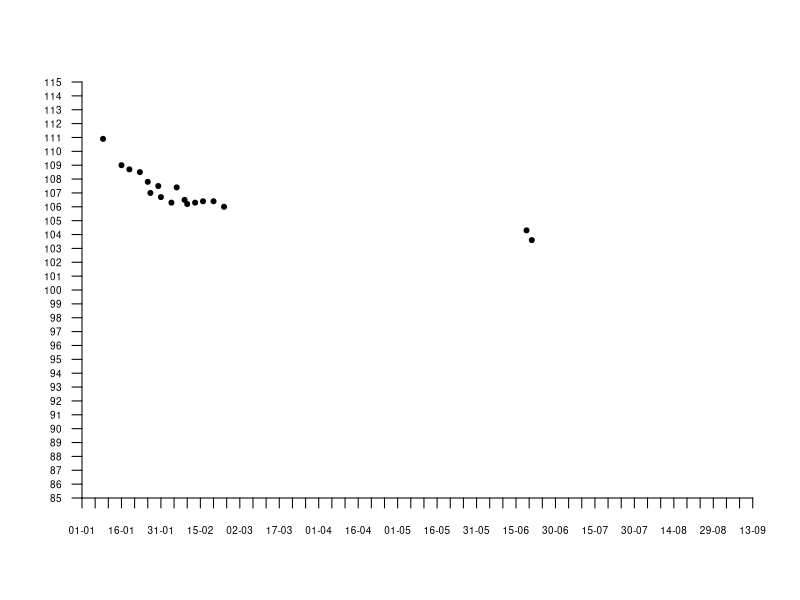

Recreate this plot in R.
dates <- as.Date(c("2017-01-09",
                   "2017-01-16",
                   "2017-01-19",
                   "2017-01-23",
                   "2017-01-26",
                   "2017-01-27",
                   "2017-01-30",
                   "2017-01-31",
                   "2017-02-04",
                   "2017-02-06",
                   "2017-02-09",
                   "2017-02-10",
                   "2017-02-13",
                   "2017-02-16",
                   "2017-02-20",
                   "2017-02-24"))

vals <- c(110.9,
          109.0,
          108.7,
          108.5,
          107.8,
          107.0,
          107.5,
          106.7,
          106.3,
          107.4,
          106.5,
          106.2,
          106.3,
          106.4,
          106.4,
          106.0)

plot(dates,
     vals,
     col="black",
     pch=20,
     #type="n",
     xaxt="n",
     yaxt="n",
     xaxs="i",
     yaxs="i",
     xlab="",
     ylab="",
     bty="n",
     ylim=c(85,115),
     xlim=as.Date(c("2017-01-01",
                    "2017-09-15")))

dates2 <- as.Date(c("2017-06-19",
                    "2017-06-21"))
vals2 <- c(104.3,
           103.6)
points(dates2,
       vals2,
       pch=20)

xdts <- seq(as.Date(c("2017-01-01")),
        as.Date(c("2017-09-15")),
        by=5)
xlbls <- format(xdts,
                format="%d-%m")
axis(1, 
     at=xdts,
     labels=xlbls,
     las=1,
     cex.axis=0.6)

axis(2, 
     at=seq(85,
            115,
            by=1),
     las=0.5,
     cex.axis=0.6,
     las=2,
     col.axis="black")

# abline(h=seq(85,
#              115,
#              by=1),
#        col="lightgrey",
#        lty=3)
# 
# abline(v=as.Date(c("2017-01-09", "2017-02-09", "2017-03-09", "2017-04-09", "2017-05-09", "2017-06-09", "2017-07-09")),
#        col="lightgrey",
#        lty=3)

# dts <- as.Date(c("2017-01-09","2017-02-09","2017-03-09","2017-04-09","2017-05-09","2017-06-09","2017-07-09","2017-08-09"),
#                  "%Y-%m-%d")
# lbls <- format(dts, format="%d.%m")
# 
# points(dts,
#        c(110.9, 107.4, 103.9, 100.4, 96.9, 93.4, 89.9, 86.4),
#        pch=25,
#        cex=1,
#        col="darkred",
#        bg="red")

#points(as.Date("2017-02-09",
#               "%Y-%m-%d"),
#       106.5,
#       col="darkred",
#       pch=19)

#df <- data.frame(x=dates,
#                 y=vals)
#lf <- lm(y ~ x, 
#         data = df)
#abline(lf,
#       lty=2,
#       col="lightcoral")
#lines(dates,
#      vals,
#      lwd=2,
#      col="darkred")

#BMI = function(height_m,weight_kg){(1.3*weight_kg/(height_m)^2.5)}
#h = 1.85
#w = vals
#my_bmi = data.frame(h,w)
#my_bmi$bmi = BMI(my_bmi$h,
#                 my_bmi$w)

# par(new = TRUE)
# plot(dates,
#      my_bmi$bmi,
#      axes=F,
#      xlab=NA,
#      ylab=NA,
#      col="darkblue",
#      pch=18,
#      #type="n",
#      #xaxt="n",
#      #yaxt="n",
#      xaxs="i",
#      yaxs="i",
#      #xlab="",
#      #ylab="",
#      bty="n",
#      ylim=c(21,35),
#      xlim=as.Date(c("2017-01-01",
#                     "2017-09-15")),
#      panel.first = rect(0.1,#dates[1],
#                         30,
#                         as.Date("2017-10-01"),
#                         34.99,
#                         col='lightcoral', 
#                         border=NA,
#                         alpha=0.2))
# axis(4, 
#      at=seq(20,
#             35,
#             by=1),
#      las=0.5,
#      cex.axis=0.6,
#      las=2,
#      col.axis="darkblue")
# 
# my_bmi$bmi
# #
# #rect(100,#xleft 
# #     300,#ybottom 
# #     125,#xright 
# #     350 #ytop)
